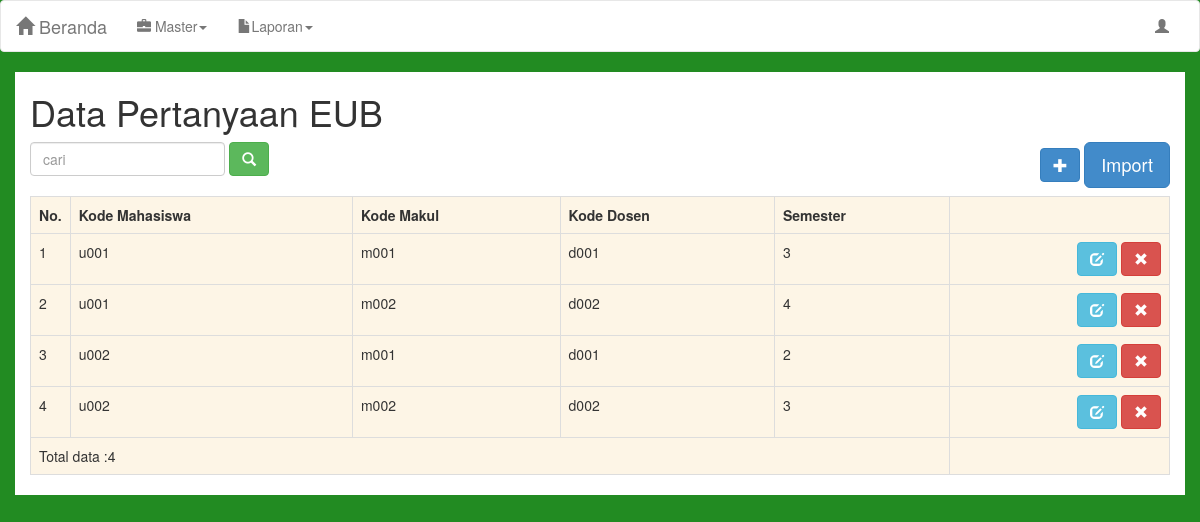
The page /master/krs/index.php (signed in) on the database as committed earlier.
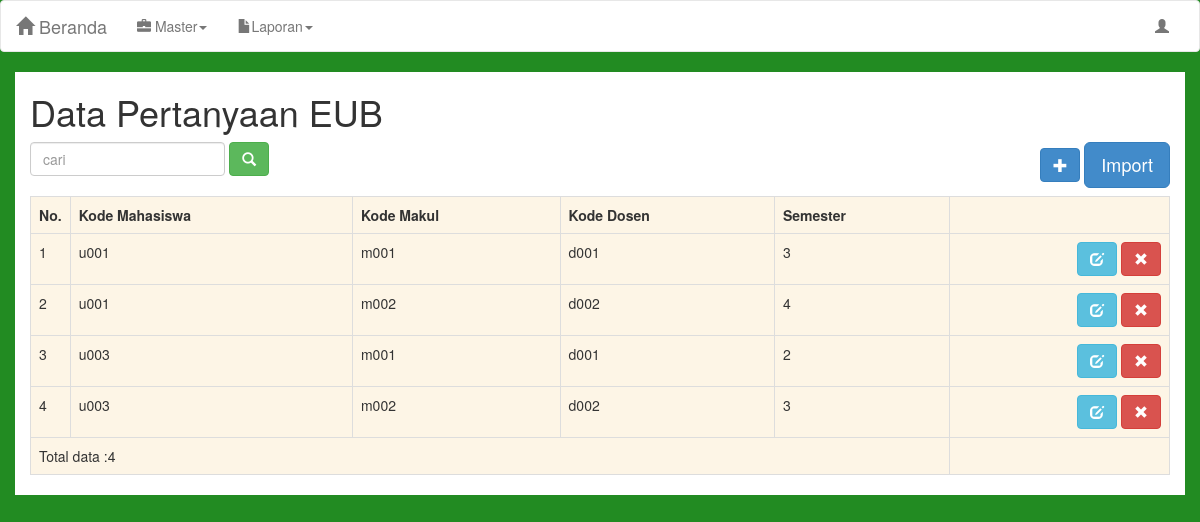
The same page on the database as committed later.
### tables this page shows
CREATE TABLE IF NOT EXISTS `krs` (
  `id` int(11) NOT NULL AUTO_INCREMENT,
  `kode_user` varchar(20) NOT NULL,
  `kode_makul` varchar(20) NOT NULL,
  `kode_dosen` varchar(20) NOT NULL,
  `semester` char(2) NOT NULL,
  PRIMARY KEY (`id`)
);

### koneksi/dbh.php (called while the page is built)
<?php
	class DBH {
		private static $dns="mysql:dbname=eub;host=localhost;";
		private static $user = "root";
		private static $pass= "admin";
		public static function createConnection()
		{
			return new PDO(self::$dns,self::$user,self::$pass);
		}
	}
?>

### master/krs/repository.php (called while the page is built, shortened)
<?php
	require_once "../../koneksi/dbh.php";
	class Repository{
		private $dbh;
		private $rowCount;
		private $query = "SELECT * FROM krs ORDER BY id";
		public function __construct()
		{
			$this->dbh = DBH::createConnection();
		}
		public function getAll()
		{
			$query = $this->dbh->prepare($this->query);
			$query->execute();
			$this->rowCount = $query->rowCount();
			return $query->fetchAll(PDO::FETCH_OBJ);
		}
		public function rowCount()
		{
			return $this->rowCount;
		}
	}
?>

### master/krs/index.php (the view, shortened to what this page needs)
<?php session_start();
  	include_once '../../layout/webmin/navbar.php';
require_once "repository.php";
$repo = new Repository();
if (isset($_GET['q']))
	{
		$result = $repo->getByKatakunci($_GET['q']);
	}
	else
	{
		$result= $repo->getAll();
	}
?>
<!DOCTYPE html>
<html lang="en">
<head>
</head>
<body>
<div class="container">
<h1>Data Pertanyaan EUB</h1>
	<div class="row">
		<div class="col-md-4">
			<form class="form-inline" method="get">
				<input type="text" class="form-control" placeholder="cari" name="q">
				<button type="submit" class="btn btn-success"><i class="glyphicon glyphicon-search"></i></button>
			</form><br>
		</div>
		<div class="col-md-4">
		</div>
		<div class="col-md-4" align="right" >
			<a href="insert.php"><button class="btn btn-primary" ><i class="glyphicon glyphicon-plus"></i></button></a>
			<button class="btn btn-primary btn-lg" href="#signup" data-toggle="modal" data-target=".bs-modal-sm">Import</button>
		</div>
	</div>
	<table class="table table-bordered">
		<tr>
			<th width="20">No.</th>
			<th>Kode Mahasiswa</th>
			<th>Kode Makul</th>
			<th>Kode Dosen</th>
			<th>Semester</th>
		</tr>
		<?php
			$no = 1;
			foreach ($result as $row)
				{
		?>
		<tr>
			<td><?php echo $no++; ?></td>
			<td><?php echo $row->kode_user; ?></td>
			<td><?php echo $row->kode_makul; ?></td>
			<td><?php echo $row->kode_dosen; ?></td>
			<td><?php echo $row->semester; ?></td>
			<td align="right">
			<a href="edit.php?id=<?php echo $row->id; ?>"><button class="btn btn-info" ><i class="glyphicon glyphicon-edit"></i></button></a>
			<a href="index.php?id=<?php echo $row->id; ?>&aksi=hapus" onclick="return confirm('Yakin akan di hapus');"><button class="btn btn-danger" ><i class="glyphicon glyphicon-remove"></i></button></a>
			</td>
		</tr>
		<?php
			}
		?>
		<tr>
			<td colspan="5">
				<?php
					echo "Total data :".$repo->rowCount();
				?>
			</td>
		</tr>
	</table>
</div>
</body>
</html>

Rows that differ between the two databases and show on the page:
changed krs (number 3 of 4 on the later page): kode_user "u002" → "u003"
changed krs (number 4 of 4 on the later page): kode_user "u002" → "u003"
